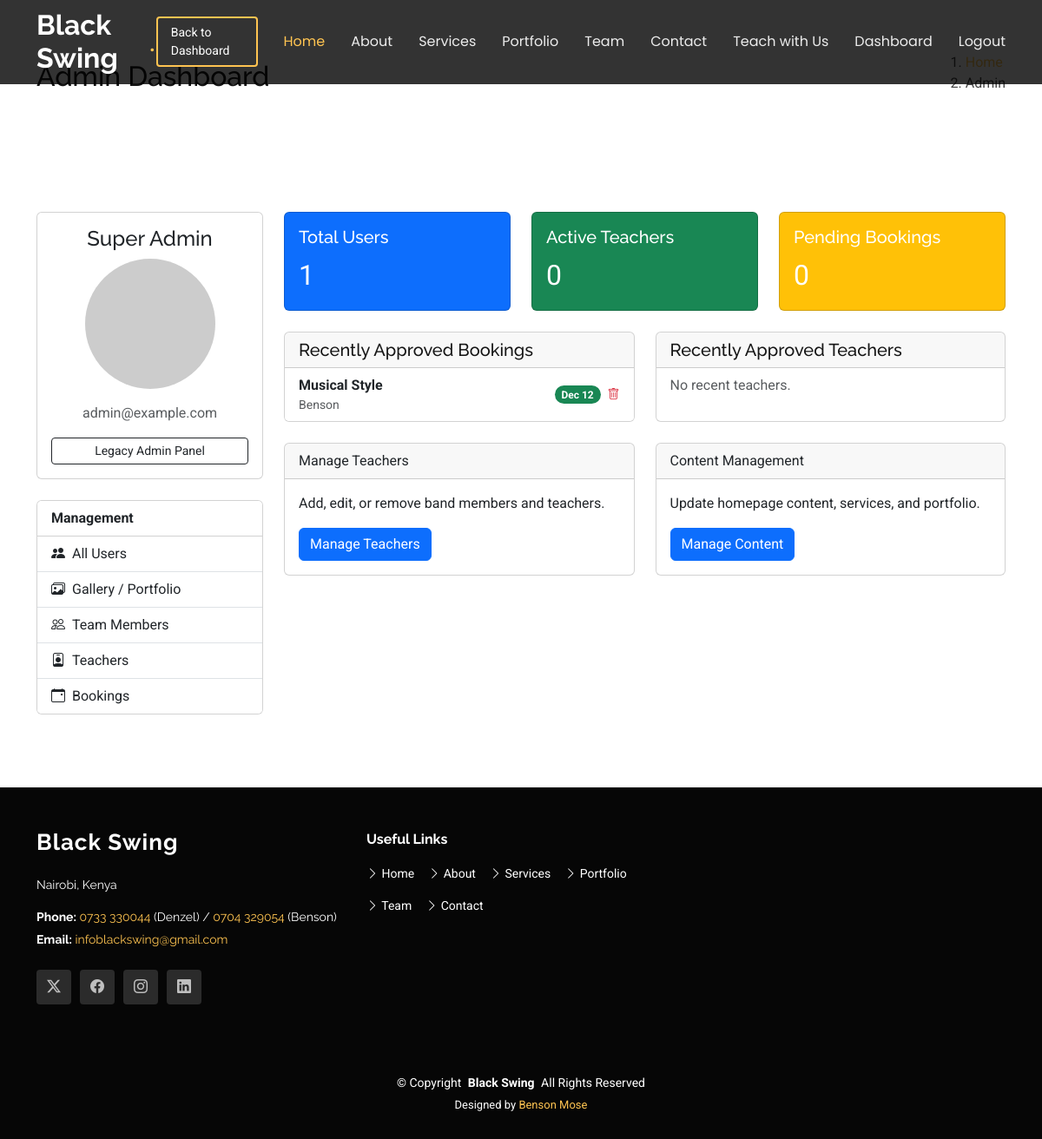
/dashboard/admin/ (signed in), run on an earlier commit of the app's database.
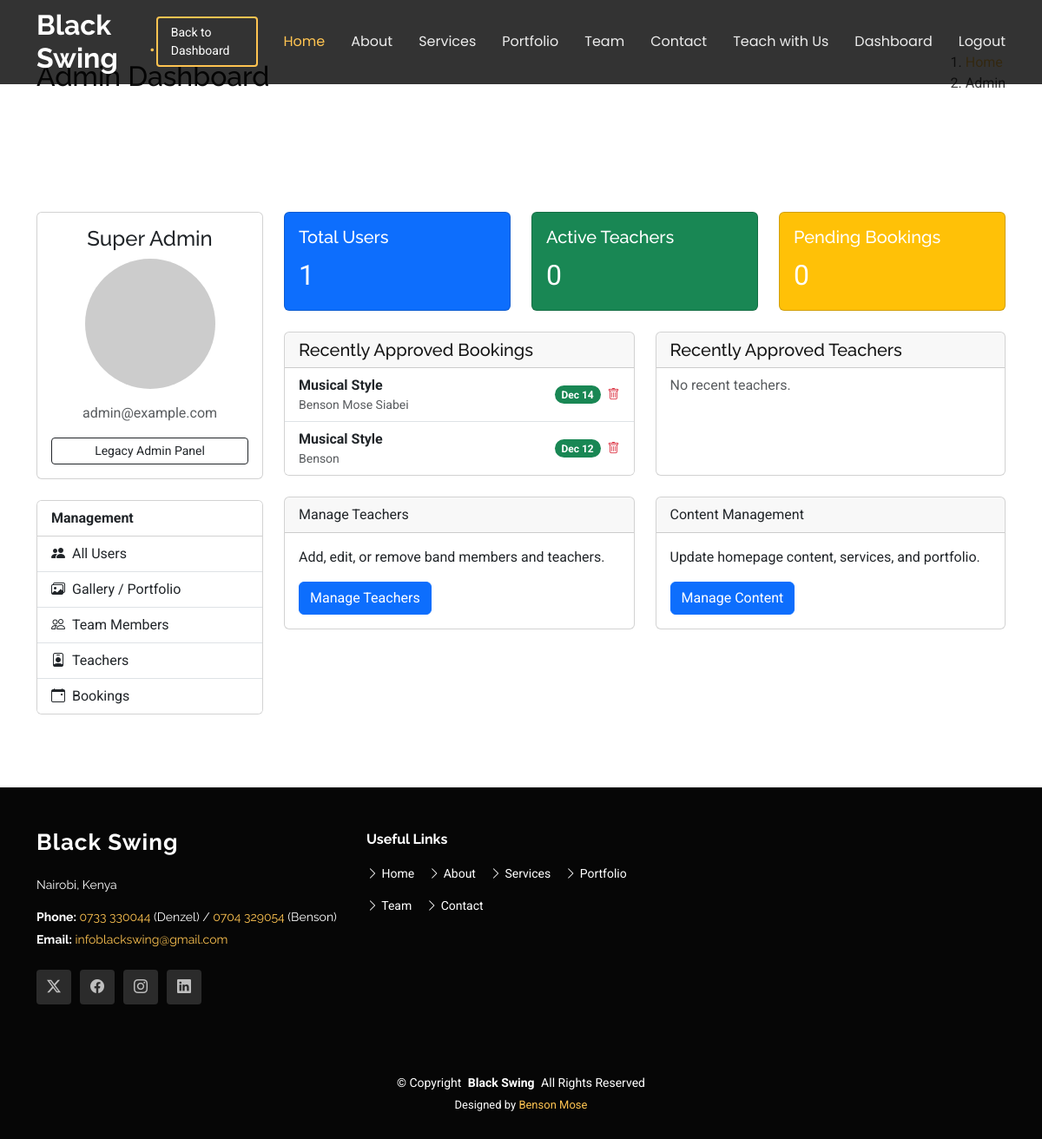
And on a later commit of the database.
### core/models.py (models this page shows, shortened)
class ServiceBooking(models.Model):
    STATUS_CHOICES = [
        ('Pending', 'Pending'),
        ('Approved', 'Approved'),
        ('Rejected', 'Rejected'),
    ]
    service = models.ForeignKey(Service, on_delete=models.CASCADE, related_name='bookings')
    client_name = models.CharField(max_length=255)
    email = models.EmailField()
    phone = models.CharField(max_length=20)
    event_date = models.DateField()
    location = models.CharField(max_length=255)
    projected_cost = models.DecimalField(max_digits=10, decimal_places=2, null=True, blank=True)
    status = models.CharField(max_length=20, choices=STATUS_CHOICES, default='Pending', db_index=True)
    message = models.TextField(blank=True, null=True)
    created_at = models.DateTimeField(auto_now_add=True)
    updated_at = models.DateTimeField(auto_now=True)
    is_read = models.BooleanField(default=False)
    class Meta:
        ordering = ['-created_at']

class Service(models.Model):
    title = models.CharField(max_length=255)
    slug = models.SlugField(unique=True, blank=True)
    icon = models.CharField(max_length=100, help_text="Bootstrap icon class")
    short_description = models.TextField()
    detailed_description = models.TextField()
    image = models.ImageField(upload_to='services/', blank=True, null=True)

### dashboard/views.py (the view)
# urls.py: path('admin/', views.admin_dashboard, name='admin_dashboard'),
@login_required
def admin_dashboard(request):
    if not request.user.is_superuser:
        return redirect('dashboard_redirect')
    pending_teachers = MemberProfile.objects.filter(is_approved=False).select_related('user')[:10]
    pending_service_bookings = ServiceBooking.objects.filter(status='Pending').select_related('service')[:10]
    unread_messages = ContactMessage.objects.filter(is_read=False)
    recent_approved_bookings = ServiceBooking.objects.filter(status='Approved').select_related('service').order_by('-updated_at')[:5]
    recent_approved_teachers = MemberProfile.objects.filter(is_approved=True).select_related('user').order_by('-user__date_joined')[:5]
    total_users = CustomUser.objects.count()
    total_teachers = MemberProfile.objects.filter(is_approved=True).count()
    pending_bookings = Booking.objects.filter(status='pending').count()
    context = {
        'pending_teachers': pending_teachers,
        'pending_service_bookings': pending_service_bookings,
        'unread_messages': unread_messages,
        'total_users': total_users,
        'total_teachers': total_teachers,
        'pending_bookings': pending_bookings,
        'recent_approved_bookings': recent_approved_bookings,
        'recent_approved_teachers': recent_approved_teachers,
    }
    return render(request, 'dashboard/admin_dashboard.html', context)

### core/context_processors.py (called while the page is built)
def unread_messages_count(request):
    if request.user.is_authenticated and request.user.is_superuser:
        messages_count = ContactMessage.objects.filter(is_read=False).count()
        bookings_count = ServiceBooking.objects.filter(is_read=False).count()
        return {'unread_messages_count': messages_count + bookings_count}
    return {}

### templates/dashboard/admin_dashboard.html (shortened to what the changed rows need)
{% extends 'base.html' %}
{% load static %}
{% block content %}
<section class="breadcrumbs">
    <div class="container">
        <div class="d-flex justify-content-between align-items-center">
            <h2>Admin Dashboard</h2>
        </div>
    </div>
</section>
<section class="inner-page">
    <div class="container">
        <div class="row">
            <div class="col-lg-9">
                <div class="row">
                    <div class="col-md-6 mb-4">
                        <div class="card h-100">
                            <ul class="list-group list-group-flush">
                                {% for booking in recent_approved_bookings %}
                                <li class="list-group-item d-flex justify-content-between align-items-center">
                                    <div>
                                        <strong>{{ booking.service.title }}</strong>
                                        <div class="small text-muted">{{ booking.client_name }}</div>
                                    </div>
                                    <div class="d-flex align-items-center">
                                        <span class="badge bg-success rounded-pill me-2">
                                            {{ booking.updated_at|date:"M d" }}</span>
                                        <a href="{% url 'delete_booking' booking.id %}"
                                            class="btn btn-sm btn-outline-danger text-danger border-0 p-0 delete-btn"
                                            data-type="booking">
                                            <i class="bi bi-trash"></i>
                                        </a>
                                    </div>
                                </li>
                                {% empty %}
                                <li class="list-group-item text-muted">No recent bookings.</li>
                                {% endfor %}
                            </ul>
                        </div>
                    </div>
                </div>
            </div>
        </div>
    </div>
</section>
{% endblock %}

What changed in the data, as far as the page shows it:
added ServiceBooking: service "Musical Style", client_name "Benson Mose Siabei", updated_at "Dec 14"
